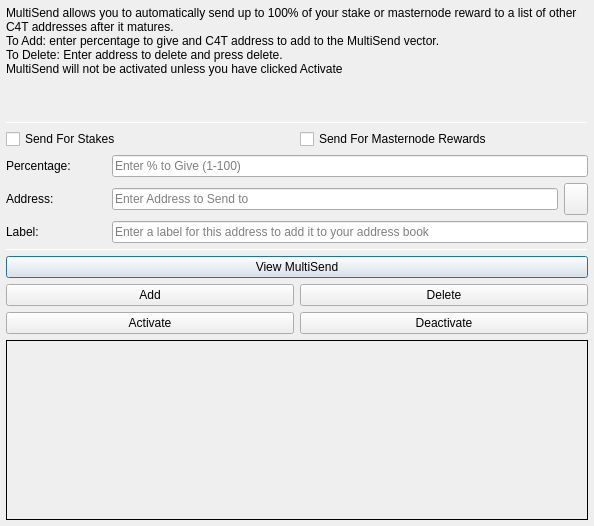
<?xml version="1.0" encoding="UTF-8"?>
<ui version="4.0">
 <class>MultiSendDialog</class>
 <widget class="QDialog" name="MultiSendDialog">
  <property name="windowModality">
   <enum>Qt::NonModal</enum>
  </property>
  <property name="geometry">
   <rect>
    <x>0</x>
    <y>0</y>
    <width>594</width>
    <height>526</height>
   </rect>
  </property>
  <property name="windowTitle">
   <string>MultiSend</string>
  </property>
  <layout class="QVBoxLayout" name="verticalLayout" stretch="0">
   <property name="leftMargin">
    <number>6</number>
   </property>
   <property name="topMargin">
    <number>6</number>
   </property>
   <property name="rightMargin">
    <number>6</number>
   </property>
   <property name="bottomMargin">
    <number>6</number>
   </property>
   <item>
    <layout class="QVBoxLayout" name="verticalLayout_Main" stretch="1,1,1,0,1,1,1">
     <item>
      <widget class="QLabel" name="label_2">
       <property name="lineWidth">
        <number>1</number>
       </property>
       <property name="text">
        <string>MultiSend allows you to automatically send up to 100% of your stake or masternode reward to a list of other C4T addresses after it matures.
To Add: enter percentage to give and C4T address to add to the MultiSend vector.
To Delete: Enter address to delete and press delete.
MultiSend will not be activated unless you have clicked Activate</string>
       </property>
       <property name="alignment">
        <set>Qt::AlignLeading|Qt::AlignLeft|Qt::AlignTop</set>
       </property>
       <property name="wordWrap">
        <bool>true</bool>
       </property>
      </widget>
     </item>
     <item>
      <widget class="Line" name="line">
       <property name="minimumSize">
        <size>
         <width>0</width>
         <height>1</height>
        </size>
       </property>
       <property name="maximumSize">
        <size>
         <width>16777215</width>
         <height>1</height>
        </size>
       </property>
       <property name="orientation">
        <enum>Qt::Horizontal</enum>
       </property>
      </widget>
     </item>
     <item>
      <layout class="QVBoxLayout" name="verticalLayout_Settings">
       <item>
        <layout class="QHBoxLayout" name="horizontalLayout">
         <item>
          <widget class="QCheckBox" name="multiSendStakeCheckBox">
           <property name="text">
            <string>Send For Stakes</string>
           </property>
          </widget>
         </item>
         <item>
          <widget class="QCheckBox" name="multiSendMasternodeCheckBox">
           <property name="text">
            <string>Send For Masternode Rewards</string>
           </property>
          </widget>
         </item>
        </layout>
       </item>
       <item>
        <layout class="QHBoxLayout" name="horizontalLayout_6">
         <item>
          <widget class="QLabel" name="label">
           <property name="minimumSize">
            <size>
             <width>100</width>
             <height>0</height>
            </size>
           </property>
           <property name="toolTip">
            <string>Percentage of stake to send</string>
           </property>
           <property name="text">
            <string>Percentage:</string>
           </property>
          </widget>
         </item>
         <item>
          <widget class="QLineEdit" name="multiSendPercentEdit">
           <property name="toolTip">
            <string>Enter whole numbers 1 - 100</string>
           </property>
           <property name="placeholderText">
            <string>Enter % to Give (1-100)</string>
           </property>
          </widget>
         </item>
        </layout>
       </item>
       <item>
        <layout class="QHBoxLayout" name="horizontalLayout_7">
         <item>
          <widget class="QLabel" name="label_5">
           <property name="minimumSize">
            <size>
             <width>100</width>
             <height>0</height>
            </size>
           </property>
           <property name="toolTip">
            <string>Address to send portion of stake to</string>
           </property>
           <property name="text">
            <string>Address:</string>
           </property>
          </widget>
         </item>
         <item>
          <widget class="QLineEdit" name="multiSendAddressEdit">
           <property name="toolTip">
            <string/>
           </property>
           <property name="placeholderText">
            <string>Enter Address to Send to</string>
           </property>
          </widget>
         </item>
         <item>
          <widget class="QToolButton" name="addressBookButton">
           <property name="maximumSize">
            <size>
             <width>16777215</width>
             <height>32</height>
            </size>
           </property>
           <property name="toolTip">
            <string>Choose an address from the address book</string>
           </property>
           <property name="text">
            <string/>
           </property>
           <property name="icon">
            <iconset resource="../C4T.qrc">
             <normaloff>:/icons/address-book</normaloff>:/icons/address-book</iconset>
           </property>
           <property name="shortcut">
            <string>Alt+A</string>
           </property>
          </widget>
         </item>
        </layout>
       </item>
      </layout>
     </item>
     <item>
      <layout class="QHBoxLayout" name="horizontalLayout_3">
       <item>
        <widget class="QLabel" name="label_3">
         <property name="minimumSize">
          <size>
           <width>100</width>
           <height>0</height>
          </size>
         </property>
         <property name="text">
          <string>Label:</string>
         </property>
        </widget>
       </item>
       <item>
        <widget class="QLineEdit" name="labelAddressLabelEdit">
         <property name="placeholderText">
          <string>Enter a label for this address to add it to your address book</string>
         </property>
        </widget>
       </item>
      </layout>
     </item>
     <item>
      <widget class="Line" name="line_2">
       <property name="minimumSize">
        <size>
         <width>0</width>
         <height>1</height>
        </size>
       </property>
       <property name="maximumSize">
        <size>
         <width>16777215</width>
         <height>1</height>
        </size>
       </property>
       <property name="orientation">
        <enum>Qt::Horizontal</enum>
       </property>
      </widget>
     </item>
     <item>
      <layout class="QVBoxLayout" name="verticalLayout_Buttons">
       <item>
        <layout class="QHBoxLayout" name="horizontalLayout_4">
         <item>
          <widget class="QPushButton" name="viewButton">
           <property name="toolTip">
            <string/>
           </property>
           <property name="statusTip">
            <string>View MultiSend Vector</string>
           </property>
           <property name="text">
            <string>View MultiSend</string>
           </property>
          </widget>
         </item>
        </layout>
       </item>
       <item>
        <layout class="QHBoxLayout" name="horizontalLayout_2">
         <item>
          <widget class="QPushButton" name="addButton">
           <property name="toolTip">
            <string/>
           </property>
           <property name="statusTip">
            <string>Add to MultiSend Vector</string>
           </property>
           <property name="text">
            <string>Add</string>
           </property>
          </widget>
         </item>
         <item>
          <widget class="QPushButton" name="deleteButton">
           <property name="toolTip">
            <string/>
           </property>
           <property name="statusTip">
            <string>Delete Address From MultiSend Vector</string>
           </property>
           <property name="text">
            <string>Delete</string>
           </property>
          </widget>
         </item>
        </layout>
       </item>
       <item>
        <layout class="QHBoxLayout" name="horizontalLayout_5">
         <item>
          <widget class="QPushButton" name="activateButton">
           <property name="statusTip">
            <string>Activate MultiSend</string>
           </property>
           <property name="text">
            <string>Activate</string>
           </property>
          </widget>
         </item>
         <item>
          <widget class="QPushButton" name="disableButton">
           <property name="statusTip">
            <string>Deactivate MultiSend</string>
           </property>
           <property name="text">
            <string>Deactivate</string>
           </property>
          </widget>
         </item>
        </layout>
       </item>
      </layout>
     </item>
     <item>
      <widget class="QLabel" name="message">
       <property name="minimumSize">
        <size>
         <width>0</width>
         <height>180</height>
        </size>
       </property>
       <property name="frameShape">
        <enum>QFrame::Panel</enum>
       </property>
       <property name="frameShadow">
        <enum>QFrame::Plain</enum>
       </property>
       <property name="lineWidth">
        <number>1</number>
       </property>
       <property name="midLineWidth">
        <number>1</number>
       </property>
       <property name="text">
        <string/>
       </property>
       <property name="alignment">
        <set>Qt::AlignLeading|Qt::AlignLeft|Qt::AlignTop</set>
       </property>
       <property name="wordWrap">
        <bool>true</bool>
       </property>
      </widget>
     </item>
    </layout>
   </item>
  </layout>
 </widget>
 <resources>
  <include location="../C4T.qrc"/>
 </resources>
 <connections/>
</ui>
